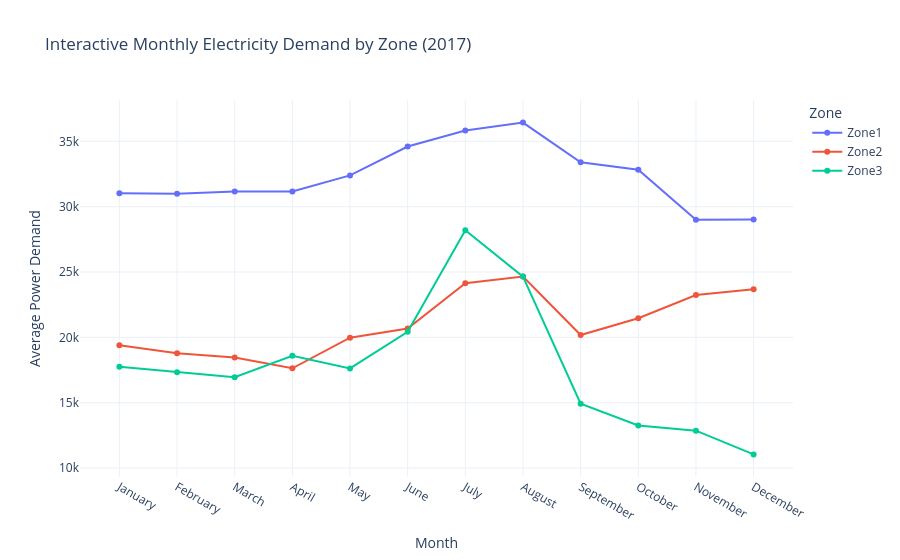

Here is the notebook cell this chart was saved with:
### Code cell
# === TASK 5 (PART B): ENVIRONMENTAL RELATIONSHIPS & INTERACTIVE PLOTLY CHART ===

# 5. Correlation Heatmap & Temperature vs. Total Demand (Seaborn)
fig, axes = plt.subplots(1, 2, figsize=(14, 5))

corr_cols = ['Temperature', 'Humidity', 'WindSpeed', 'PowerConsumption_Zone1', 'PowerConsumption_Zone2', 'PowerConsumption_Zone3', 'Total_Power_Demand']
corr_matrix = df[corr_cols].corr()
sns.heatmap(corr_matrix, annot=True, fmt='.2f', cmap='coolwarm', center=0, ax=axes[0])
axes[0].set_title('Correlation Matrix: Weather vs. Electricity Demand', fontsize=11, fontweight='bold')

# Sample 2,500 points so scatter plot stays fast and clean
sample_df = df.sample(2500, random_state=42)
sns.regplot(data=sample_df, x='Temperature', y='Total_Power_Demand',
            scatter_kws={'alpha': 0.25, 'color': '#2b5c8f'},
            line_kws={'color': '#d62728', 'linewidth': 2}, ax=axes[1])
axes[1].set_title('Temperature vs. Total Grid Demand (with Trend Line)', fontsize=11, fontweight='bold')
axes[1].set_xlabel('Temperature (°C)')
axes[1].set_ylabel('Total Power Demand')

plt.tight_layout()
plt.savefig('charts/5_environmental_relationships.png', dpi=300)
plt.show()

# 6. Interactive Visualisation using Plotly (Monthly & Zone Comparison)
monthly_long = df.groupby(['Month', 'Month_Name'])[zones].mean().reset_index()
monthly_long = monthly_long.melt(id_vars=['Month', 'Month_Name'], var_name='Zone', value_name='Average_Demand')
monthly_long['Zone'] = monthly_long['Zone'].str.replace('PowerConsumption_', '')

fig_plotly = px.line(
    monthly_long,
    x='Month_Name',
    y='Average_Demand',
    color='Zone',
    markers=True,
    title='Interactive Monthly Electricity Demand by Zone (2017)',
    labels={'Month_Name': 'Month', 'Average_Demand': 'Average Power Demand'}
)
fig_plotly.update_layout(template='plotly_white')
fig_plotly.show()

### Figure 1 — Plotly figure (JSON) as saved in the notebook; plotly's stock layout.template omitted (floating-point values rounded to 4 significant figures)
{"data": [{"hovertemplate": "Zone=Zone1<br>Month=%{x}<br>Average Power Demand=%{y}<extra></extra>", "legendgroup": "Zone1", "line": {"color": "#636efa", "dash": "solid"}, "marker": {"symbol": "circle"}, "mode": "lines+markers", "name": "Zone1", "orientation": "v", "showlegend": true, "type": "scatter", "x": ["January", "February", "March", "April", "May", "June", "July", "August", "September", "October", "November", "December"], "xaxis": "x", "y": [31030.0, 30990.0, 31160.0, 31170.0, 32400.0, 34610.0, 35830.0, 36440.0, 33400.0, 32830.0, 29000.0, 29020.0], "yaxis": "y"}, {"hovertemplate": "Zone=Zone2<br>Month=%{x}<br>Average Power Demand=%{y}<extra></extra>", "legendgroup": "Zone2", "line": {"color": "#EF553B", "dash": "solid"}, "marker": {"symbol": "circle"}, "mode": "lines+markers", "name": "Zone2", "orientation": "v", "showlegend": true, "type": "scatter", "x": ["January", "February", "March", "April", "May", "June", "July", "August", "September", "October", "November", "December"], "xaxis": "x", "y": [19390.0, 18790.0, 18460.0, 17630.0, 19980.0, 20670.0, 24150.0, 24660.0, 20180.0, 21470.0, 23240.0, 23680.0], "yaxis": "y"}, {"hovertemplate": "Zone=Zone3<br>Month=%{x}<br>Average Power Demand=%{y}<extra></extra>", "legendgroup": "Zone3", "line": {"color": "#00cc96", "dash": "solid"}, "marker": {"symbol": "circle"}, "mode": "lines+markers", "name": "Zone3", "orientation": "v", "showlegend": true, "type": "scatter", "x": ["January", "February", "March", "April", "May", "June", "July", "August", "September", "October", "November", "December"], "xaxis": "x", "y": [17750.0, 17340.0, 16950.0, 18590.0, 17620.0, 20430.0, 28190.0, 24650.0, 14920.0, 13260.0, 12860.0, 11040.0], "yaxis": "y"}], "layout": {"legend": {"title": {"text": "Zone"}, "tracegroupgap": 0}, "title": {"text": "Interactive Monthly Electricity Demand by Zone (2017)"}, "xaxis": {"anchor": "y", "domain": [0, 1], "title": {"text": "Month"}}, "yaxis": {"anchor": "x", "domain": [0, 1], "title": {"text": "Average Power Demand"}}}}
